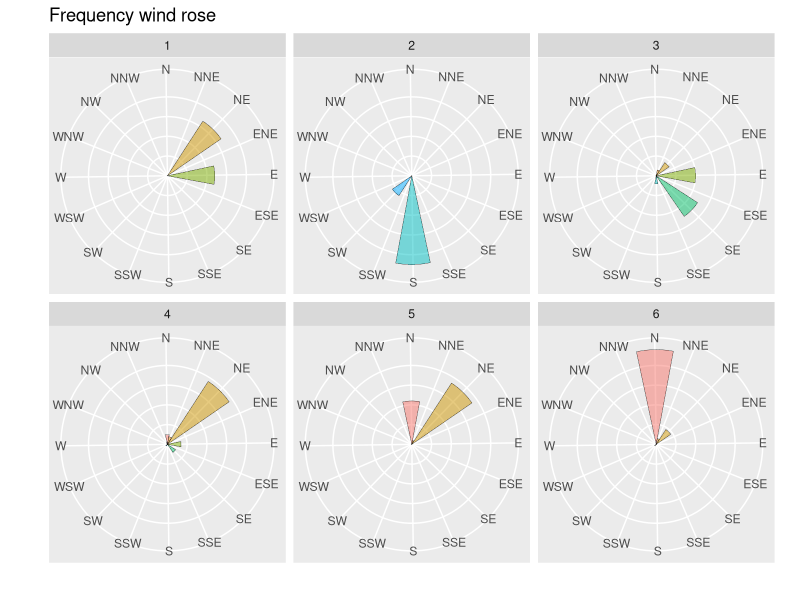
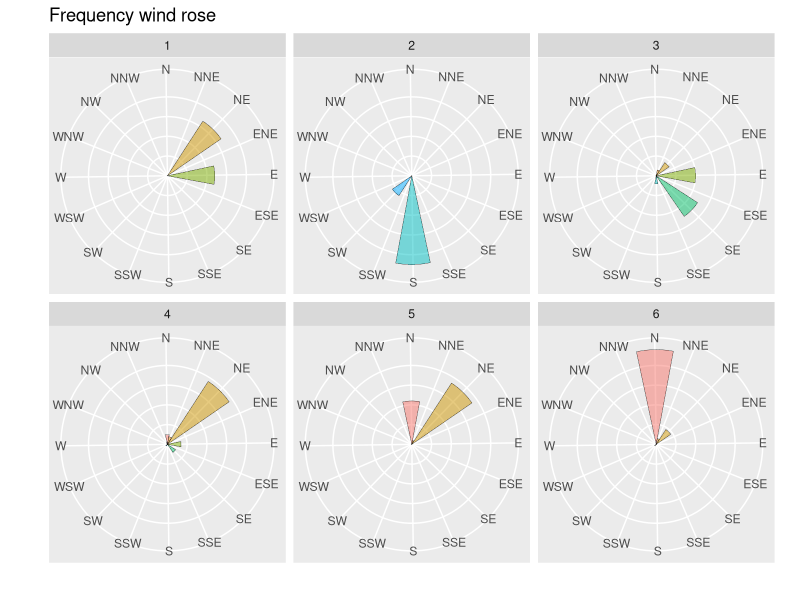

The R script that drew these images, in order:
library(tidyverse)
# pacman::p_load(tidyverse, googlesheets4)
# gs4_find("meteorological_data")
# meteo <- gs4_get("https://docs.google.com/spreadsheets/d/15yGsFy4Bkh5WvQ1xdiPJWIH3R7S9cjf5TS2YyjljPss/edit?usp=sharing")
# 
# meteo_data <- meteo %>% 
#    sheet_names() %>%
#    map_df(~ read_sheet(meteo, sheet = .,  range = "A:F")) %>%
#    bind_rows()
# # 
# write_csv(meteo_data, file= "data/wind.csv")


meteo_dat <- read_csv("data/wind.csv")

meteo_dat %>% filter(is.na(W_DIR))

meteo_dat <-
  meteo_dat %>% 
  mutate(W_DIR= factor(meteo_dat$W_DIR, levels = c(levels(meteo_dat$W_DIR), 
                                                   c("N","NNE", "NE", "ENE", "E", "ESE", "SE", "SSE", "S", "SSW", "SW", "WSW", "W", "WNW", "NW", "NNW"))
                       )
         )
table(meteo_dat$W_DIR)

meteo_dat %>% 
  group_by(FIELD) %>% 
  count(W_DIR)

meteo_dat %>% 
  ggplot(aes(x=W_DIR, fill=W_DIR))+ 
  geom_bar(stat="count",width=1,colour="black",size=0.1, alpha= 0.5)+ 
  coord_polar(theta = "x", start=6.0729, direction = 1)+
  scale_color_discrete ()+ 
  labs(x="", y="", title = "Frequency wind rose")+ 
  scale_fill_discrete(drop=FALSE) + scale_x_discrete(drop=FALSE)+
  guides(fill="none") +
  theme(axis.text.y=element_blank(),
        axis.ticks.y = element_blank()) +
  facet_wrap("FIELD")

ggsave(last_plot(), file = "plots/wind_rose.jpg", width = 15, height = 10, units = "cm",  dpi = 600)
